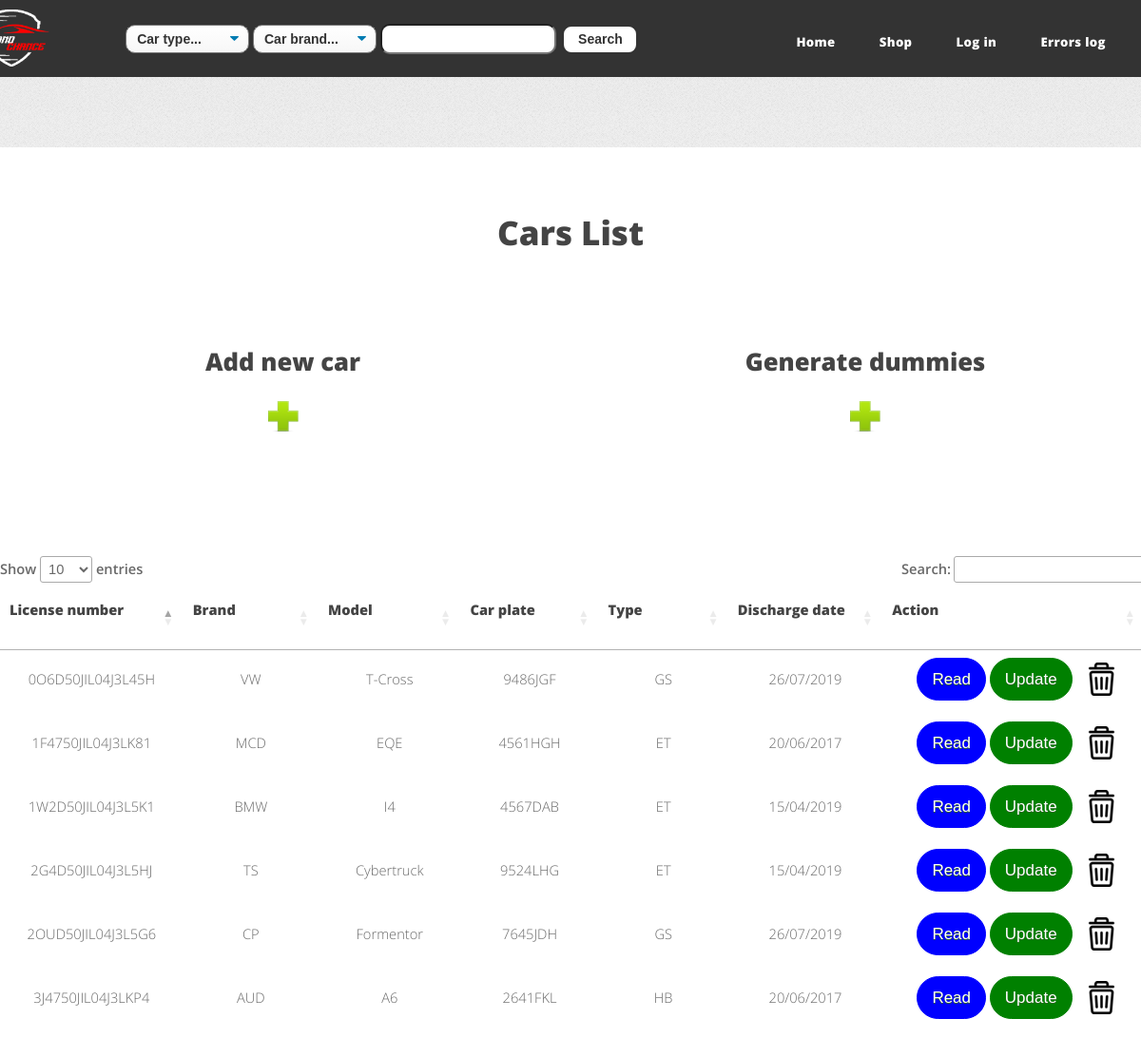
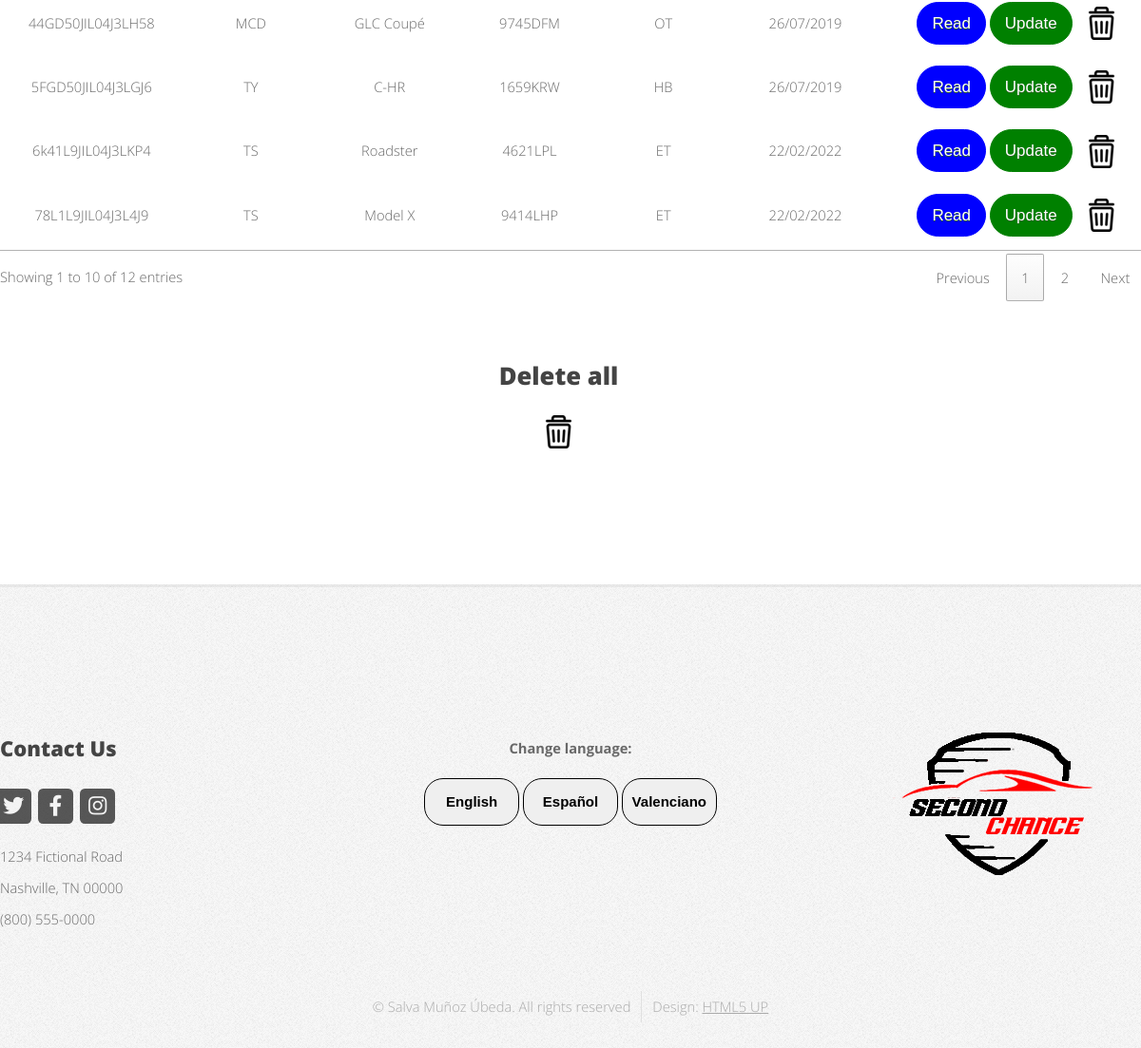
The page /index.php?module=cars&op=list on the database its author committed (2 pictures, top to bottom).
### tables this page shows
CREATE TABLE `cars` (
  `id` int(20) UNSIGNED NOT NULL,
  `license_number` varchar(17) NOT NULL,
  `brand` varchar(100) NOT NULL,
  `model` varchar(100) NOT NULL,
  `car_plate` varchar(7) NOT NULL,
  `km` int(11) NOT NULL,
  `category` varchar(100) NOT NULL,
  `type` varchar(100) NOT NULL,
  `comments` varchar(1000) NOT NULL,
  `discharge_date` varchar(10) NOT NULL,
  `color` varchar(1000) NOT NULL,
  `extras` varchar(1000) NOT NULL,
  `car_image` varchar(1000) NOT NULL,
  `price` int(11) NOT NULL,
  `doors` int(10) NOT NULL,
  `city` varchar(100) NOT NULL,
  `lat` varchar(1000) NOT NULL,
  `lng` varchar(1000) NOT NULL,
  `visits` int(11) NOT NULL
);

### module/cars/model/DAO_cars.php (called while the page is built, shortened)
<?php
    class DAO_cars{
        function list_all_cars(){
			$sql = "SELECT * FROM cars ORDER BY id ASC";
			$conexion = connect::con();
            $res = mysqli_query($conexion, $sql);
            return $res;
		}
    }
?>

### module/cars/view/list_cars.php (the view, shortened to what this page needs)
<div id="main-wrapper">
    <div class="container">
    	<div class="row">
    			<h1 class=titulo data-tr="List"></h1>
    	</div>
        <br>
        <br>
    	<div class="row">
            <table>
            <br>
            <br>
                <tr>
                    <th width=800><h2 data-tr="Add"></h2></th>
                    <th width=700><h2 data-tr="Dummies"></h2></th>
                </tr>
                <tr>
                    <th><p><a href="index.php?module=cars&op=create"><img src="view/images/anadir.png"></a></p></th>
                    <th><p><a href="index.php?module=cars&op=dummies"><img src="view/images/anadir.png"></a></p></th>
                </tr>
            </table>
            <br>
            <table id="table_crud">
                <thead>
                    <tr>
                        <td width=250 align="center"><h3 data-tr="License">License number</h3></td>
                        <td width=250 align="center"><h3 data-tr="Brand">Brand</h3></td>
                        <td width=250 align="center"><h3 data-tr="Model">Model</h3></td>
                        <td width=250 align="center"><h3 data-tr="Car plate">Car plate</h3></td>
                        <td width=250 align="center"><h3 data-tr="Type">Type</h3></td>
                        <td width=250 align="center"><h3 data-tr="Discharge date">Discharge date</h3></td>
                        <td width=600 align="center"><h3 data-tr="Action">Action</h3></td>
                    </tr>
                </thead>
                <tbody>
                    <?php
                        if ($result->num_rows === 0){
                            echo '<tr>';
                            echo '<td align="left" colspan="3">The cars list is void</td>';
                            echo '</tr>';
                        }else{
                            foreach ($result as $row) {
                                echo '<tr>';
                                echo '<td width=250 align="center">'. $row['license_number'] . '</td>';
                                echo '<td width=250 align="center">'. $row['brand'] . '</td>';
                                echo '<td width=250 align="center">'. $row['model'] . '</td>';
                                echo '<td width=250 align="center">'. $row['car_plate'] . '</td>';
                                echo '<td width=250 align="center">'. $row['type'] . '</td>';
                                echo '<td width=250 align="center">'. $row['discharge_date'] . '</td>';
                                echo '<td class="action" width=600 align="center">';
                                print ("<div class='id' id='".$row['id']."'><a class='Button_blue' data-tr='Read'></a></div>");
                                echo '<a class="Button_green" href="index.php?module=cars&op=update&id='.$row['id'].'" data-tr="Update"></a>';
                                echo '<a class="Trash" href="index.php?module=cars&op=delete&id='.$row['id'].'"><img src="view/images/Papelera.png"></a>';
                                echo '</td>';
                                echo '</tr>';
                            }
                        }
                    ?>
                </tbody>
            </table>
            <br>
            <br>
            <table>
                <tr>
                    <th width=1500><h2 data-tr="Delete all">Delete All</h2></th>
                </tr>
                <tr>
                    <th><p><a href="index.php?module=cars&op=delete_all"><img src="view/images/Papelera.png"></a></p></th>
                </tr>
            </table>
    	</div>
    </div>
</div>

### index.php (shortened to what this page needs)
<div>
    <div id="header">
    </div>
    <div id="page_container">
    	<?php
		    include_once("view/inc/pages.php");
		?>
        <br style="clear:both;"/>
    </div>
    <div id="footer-wrapper">

### view/inc/pages.php (shortened to what this page needs)
<?php
if(isset($_GET['module'])){
	switch($_GET['module']){
		case "cars";
			include("module/".$_GET['module']."/controller/controller_".$_GET['module'].".php");
			break;
	}
} else {
	include("module/home/view/home.html");
}
?>

### module/cars/controller/controller_cars.php (shortened to what this page needs)
<?php
    $path = $_SERVER['DOCUMENT_ROOT'] . '/Ejercicios/MVC_Salva/';
    include($path . "module/cars/model/DAO_cars.php");
switch($_GET['op']){
    case 'list';
        try{
            $dao_cars = new DAO_cars();
            $result = $dao_cars->list_all_cars();
        }catch (Exception $e){
            $callback = 'index.php?module=errors&op=503';
            die('<script>window.location.href="'.$callback .'";</script>');
        }
        if(!$result){
            $callback = 'index.php?module=errors&op=503&desc=List error';
            die('<script>window.location.href="'.$callback .'";</script>');
        }else{
            include("module/cars/view/list_cars.php");
        }
        break;
    }
?>

### view/css/style.css (style rules this page uses)
#header { display: block; height: 55px; }
#header-wrapper { background-color: #333; position: fixed; width: 100%; z-index: 10000; padding: 0.9em 0 0.9em 0; }
#page_container { display: block; margin-top: 100px; }
#icono { display: inline-block; height: 60px; width: 110px; background-image: url(../images/Icono.png); background-size: cover; background-repeat: no-repeat; margin-left: -4%; margin-top: -3px; }
#icono a { display: inline-block; height: 50px; width: 75px; margin-left: 1%; position: absolute; }
#traductor button { text-align: center; font: 15px Arial, sans-serif; color: black; font-weight: 600; height: 50px; width: 100px; border-radius: 20px; border: 1px solid black; }
#traductor p { text-align: center; font-weight: bold; margin-bottom: 1em; }
.titulo { text-align: center; font-size: 35px; margin: auto; }
.Button_green { background-color: green; -moz-border-radius: 28px; -webkit-border-radius: 28px; border-radius: 28px; border: 1px solid green; display: inline-block; cursor: pointer; color: #ffffff; font-family: Arial; font-size: 17px; text-align: center; padding: 5px 15px; text-decoration: none; text-shadow: 0px 1px 0px #2f6627; }
.id { display: inline; }
.Button_blue { background-color: blue; -moz-border-radius: 28px; -webkit-border-radius: 28px; border-radius: 28px; border: 1px solid blue; display: inline-block; cursor: pointer; color: #ffffff; font-family: Arial; font-size: 17px; text-align: center; padding: 5px 15px; text-decoration: none; text-shadow: 0px 1px 0px #2f6627; margin-left: 5%; }
.Trash { float: right; margin-right: 7%; margin-top: 2%; }
#search { width: 550px; height: 50px; margin-left: 11%; margin-top: -6.8%; }
.search_form { margin-top: 4.5%; }
#type_select, #brand_select { display: inline-block; font-size: 14px; font-family: 'Verdana', sans-serif; font-weight: 600; color: #333; line-height: 1.3; padding: .4em 1.4em .3em .8em; width: 130px; max-width: 100%; box-sizing: border-box; border-radius: 10px; appearance: none; background-color: #fff; background-repeat: no-repeat, repeat; background-position: right .7em top 50%, 0 0; background-size: .65em auto, 100%; }
#type_select option, #brand_select option { font-weight:normal; }
#autocom { display: inline-block; font-size: 14px; font-family: 'Verdana', sans-serif; font-weight: 650; color: #333; line-height: 1.3; padding: .4em 1.4em .3em .8em; width: 185px; box-sizing: border-box; border-radius: 10px; }
#search_button { display: inline-block; font-size: 14px; text-align: center; line-height: normal; font-family: 'Verdana', sans-serif; font-weight: 600; padding: 0.4em 0em 0.4em 0em; width: 80px; box-sizing: border-box; border-radius: 10px; border: solid 2px #333; color: #333; background-color: #fff; margin-left: 3px; }

### rows shown on the page
cars: license_number "1W2D50JIL04J3L5K1", brand "BMW", model "I4", car_plate "4567DAB", type "ET", discharge_date "15/04/2019"
cars: license_number "2OUD50JIL04J3L5G6", brand "CP", model "Formentor", car_plate "7645JDH", type "GS", discharge_date "26/07/2019"
cars: license_number "44GD50JIL04J3LH58", brand "MCD", model "GLC Coupé", car_plate "9745DFM", type "OT", discharge_date "26/07/2019"
cars: license_number "3J4750JIL04J3LKP4", brand "AUD", model "A6", car_plate "2641FKL", type "HB", discharge_date "20/06/2017"
cars: license_number "6k41L9JIL04J3LKP4", brand "TS", model "Roadster", car_plate "4621LPL", type "ET", discharge_date "22/02/2022"
cars: license_number "2G4D50JIL04J3L5HJ", brand "TS", model "Cybertruck", car_plate "9524LHG", type "ET", discharge_date "15/04/2019"
cars: license_number "0O6D50JIL04J3L45H", brand "VW", model "T-Cross", car_plate "9486JGF", type "GS", discharge_date "26/07/2019"
cars: license_number "5FGD50JIL04J3LGJ6", brand "TY", model "C-HR", car_plate "1659KRW", type "HB", discharge_date "26/07/2019"
cars: license_number "1F4750JIL04J3LK81", brand "MCD", model "EQE", car_plate "4561HGH", type "ET", discharge_date "20/06/2017"
cars: license_number "78L1L9JIL04J3L4J9", brand "TS", model "Model X", car_plate "9414LHP", type "ET", discharge_date "22/02/2022"
